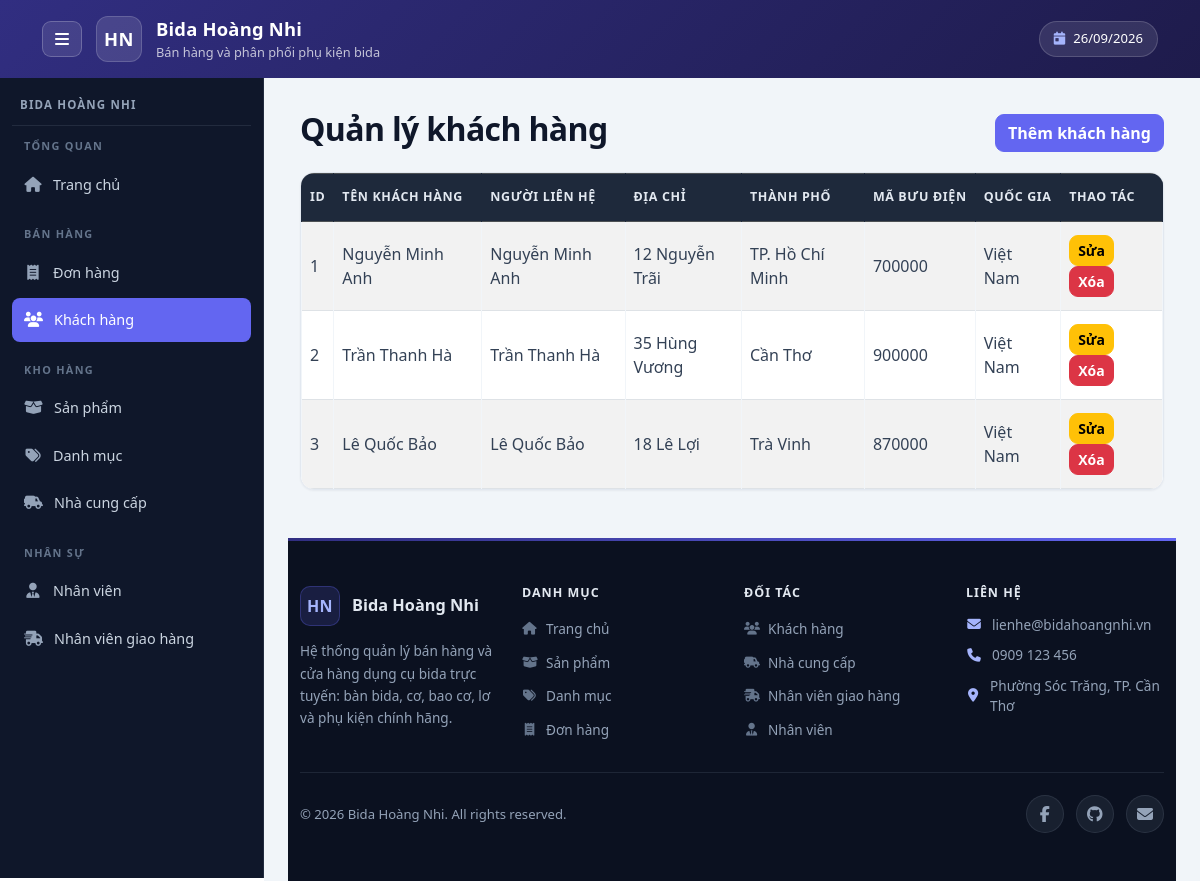
The app's page /admin/customers/index.php with its own data.
### tables this page shows
CREATE TABLE customers (
    CustomerID INT AUTO_INCREMENT PRIMARY KEY,
    CustomerName VARCHAR(100) NOT NULL,
    ContactName VARCHAR(100),
    Address VARCHAR(200),
    City VARCHAR(100),
    PostalCode VARCHAR(20),
    Country VARCHAR(100),
    Phone VARCHAR(20),
    Email VARCHAR(255) NULL,
    PasswordHash VARCHAR(255) NULL,
    CONSTRAINT uq_customers_email UNIQUE (Email)
);

### public/admin/customers/index.php (the view, shortened to what this page needs)
<?php
require_once '/var/www/src/config/database.php';
$sql = "
    SELECT
        CustomerID,
        CustomerName,
        ContactName,
        Address,
        City,
        PostalCode,
        Country
    FROM customers
    ORDER BY CustomerID
";
$result = $conn->query($sql);
require_once '/var/www/src/includes/admin/header.php';
require_once '/var/www/src/includes/admin/navbar.php';
?>
<div class="container mt-4">
    <div class="d-flex justify-content-between align-items-center mb-3">
        <h2>Quản lý khách hàng</h2>
        <a href="/admin/customers/create.php" class="btn btn-primary">
            Thêm khách hàng
        </a>
    </div>
    <div class="table-responsive">
        <table class="table table-bordered table-striped">
            <thead class="table-dark">
                <tr>
                    <th>ID</th>
                 <th>Tên khách hàng</th>
                 <th>Người liên hệ</th>
                 <th>Địa chỉ</th>
                <th>Thành phố</th>
                <th>Mã bưu điện</th>
                <th>Quốc gia</th>
        <th>Thao tác</th>
                </tr>
            </thead>
            <tbody>
                <?php if ($result && $result->num_rows > 0): ?>
                    <?php while ($customer = $result->fetch_assoc()): ?>
                        <tr>
                            <td>
                                <?= htmlspecialchars($customer['CustomerID']) ?>
                            </td>
                            <td>
                                <?= htmlspecialchars($customer['CustomerName']) ?>
                            </td>
                            <td>
                                <?= htmlspecialchars($customer['ContactName'] ?? '') ?>
                            </td>
                            <td>
                                <?= htmlspecialchars($customer['Address'] ?? '') ?>
                            </td>
                            <td>
                                <?= htmlspecialchars($customer['City'] ?? '') ?>
                            </td>
                            <td>
                                <?= htmlspecialchars($customer['PostalCode'] ?? '') ?>
                            </td>
                            <td>
                                <?= htmlspecialchars($customer['Country'] ?? '') ?>
                            </td>
                            <td>
                                <a
                                    href="/admin/customers/edit.php?id=<?= $customer['CustomerID'] ?>"
                                    class="btn btn-sm btn-warning"
                                >
                                    Sửa
                                </a>
                                <form
                                    action="/admin/customers/delete.php"
                                    method="post"
                                    class="d-inline"
                                    onsubmit="return confirm('Bạn có chắc muốn xóa khách hàng này?');"
                                >
                                    <button
                                        type="submit"
                                        class="btn btn-sm btn-danger"
                                    >
                                        Xóa
                                    </button>
                                </form>
                            </td>
                        </tr>
                    <?php endwhile; ?>
                <?php endif; ?>
            </tbody>
        </table>
    </div>
</div>
<?php
require_once '/var/www/src/includes/admin/footer.php';

### public/assets/css/admin.css (style rules this page uses)
:root { --admin-header-from: #312E81; --admin-header-to: #1E1B4B; --admin-header-text: #FFFFFF; --admin-header-muted: rgba(255, 255, 255, 0.72); --admin-sidebar-w: 264px; --admin-sidebar-w-collapsed: 76px; --admin-nav-bg: #0F172A; --admin-nav-text: #CBD5E1; --admin-nav-icon: #94A3B8; --admin-nav-group: #64748B; --admin-nav-line: rgba(148, 163, 184, 0.14); --admin-nav-hover-bg: rgba(99, 102, 241, 0.20); --admin-nav-hover-text: #FFFFFF; --admin-nav-hover-icon: #A5B4FC; --admin-nav-active-bg: #6366F1; --admin-nav-active-text: #FFFFFF; --admin-footer-bg: #0B1120; --admin-footer-heading: #E2E8F0; --admin-footer-text: #94A3B8; --admin-footer-line: rgba(148, 163, 184, 0.14); --admin-accent: #6366F1; }
.app-content h2 { color: #0F172A; font-weight: 700; letter-spacing: -0.02em; }
.app-content .table-responsive { overflow-x: auto; overflow-y: hidden; border: 1px solid #E2E8F0; border-radius: 14px; background-color: #FFFFFF; box-shadow: 0 1px 2px rgba(15, 23, 42, 0.05); }
.app-content .table-responsive > .table { margin-bottom: 0; }
.app-content .table > thead.table-dark > tr > th { background-color: #1E293B; color: #E2E8F0; border-color: #1E293B; font-size: 0.78rem; font-weight: 650; letter-spacing: 0.05em; text-transform: uppercase; white-space: nowrap; padding-top: 14px; padding-bottom: 14px; vertical-align: middle; }
.app-content .table > tbody > tr > td { padding-top: 13px; padding-bottom: 13px; vertical-align: middle; color: #334155; border-color: #F1F5F9; }
.app-content .table > tbody > tr { transition: background-color 0.15s ease; }
.app-content .btn { border-radius: 9px; font-weight: 550; transition: transform 0.15s ease, box-shadow 0.15s ease, background-color 0.15s ease, border-color 0.15s ease; }
.app-content .btn-primary { background-color: var(--admin-accent); border-color: var(--admin-accent); }

### records on screen
customers: CustomerID "1", CustomerName "Nguyễn Minh Anh", ContactName "Nguyễn Minh Anh", Address "12 Nguyễn Trãi", City "TP. Hồ Chí Minh", PostalCode "700000", Country "Việt Nam"
customers: CustomerID "2", CustomerName "Trần Thanh Hà", ContactName "Trần Thanh Hà", Address "35 Hùng Vương", City "Cần Thơ", PostalCode "900000", Country "Việt Nam"
customers: CustomerID "3", CustomerName "Lê Quốc Bảo", ContactName "Lê Quốc Bảo", Address "18 Lê Lợi", City "Trà Vinh", PostalCode "870000", Country "Việt Nam"

### other values on screen
$brand['initials'] "HN"
$appName "Bida Hoàng Nhi"
$appSubtitle "Bán hàng và phân phối phụ kiện bida"
$brand['name'] "BIDA HOÀNG NHI"
$group['title'] "TỔNG QUAN"
$item['label'] "Trang chủ"
$group['title'] "BÁN HÀNG"
$item['label'] "Đơn hàng"
$item['label'] "Khách hàng"
$group['title'] "KHO HÀNG"
$item['label'] "Sản phẩm"
$item['label'] "Danh mục"
$item['label'] "Nhà cung cấp"
$group['title'] "NHÂN SỰ"
$item['label'] "Nhân viên"
